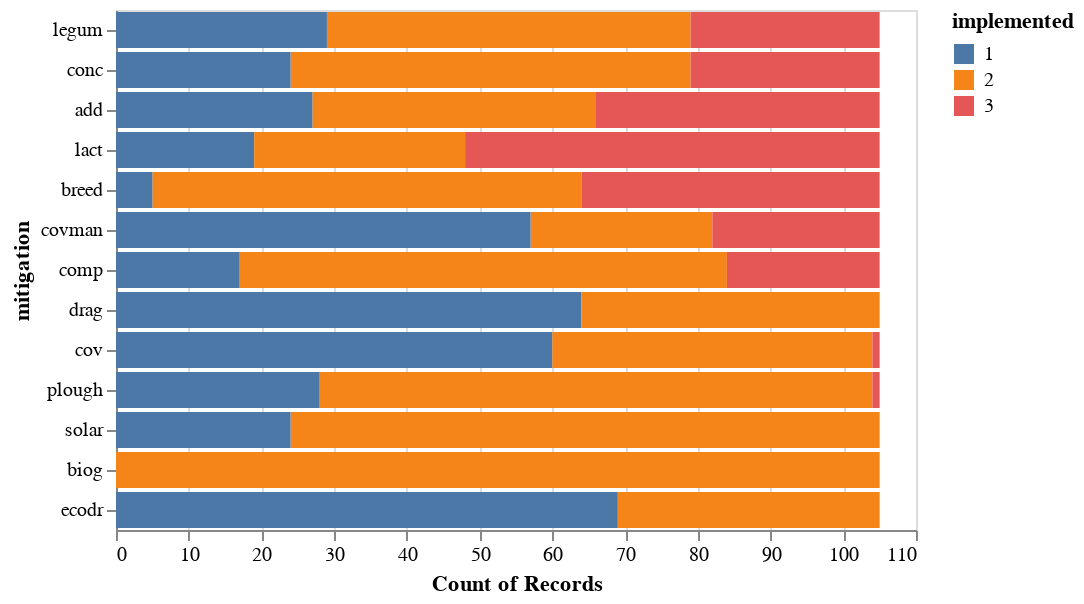

This figure's notebook cell:
### Markdown cell above
### What mitigations are implemented most and least often?

### Code cell
alt.Chart(mitigation_df).mark_bar().encode(
    x='count(implemented)',
    y=alt.Y('mitigation', sort=implemented_columns),
    color='implemented:N'
)

### Figure 1 — Vega-Lite specification as saved in the notebook (floating-point values rounded to 4 significant figures; data arrays with more than 128 entries replaced by an {"elided": "..."} marker saying what was removed)
{"config": {"view": {"continuousWidth": 400, "continuousHeight": 300}}, "data": {"name": "data-996008f3f32e32815d639f7958ef4585"}, "mark": "bar", "encoding": {"color": {"type": "nominal", "field": "implemented"}, "x": {"type": "quantitative", "aggregate": "count", "field": "implemented"}, "y": {"type": "nominal", "field": "mitigation", "sort": ["legum", "conc", "add", "lact", "breed", "covman", "comp", "drag", "cov", "plough", "solar", "biog", "ecodr"]}}, "$schema": "https://vega.github.io/schema/vega-lite/v4.8.1.json", "datasets": {"data-996008f3f32e32815d639f7958ef4585": {"elided": "1365 records"}}}
